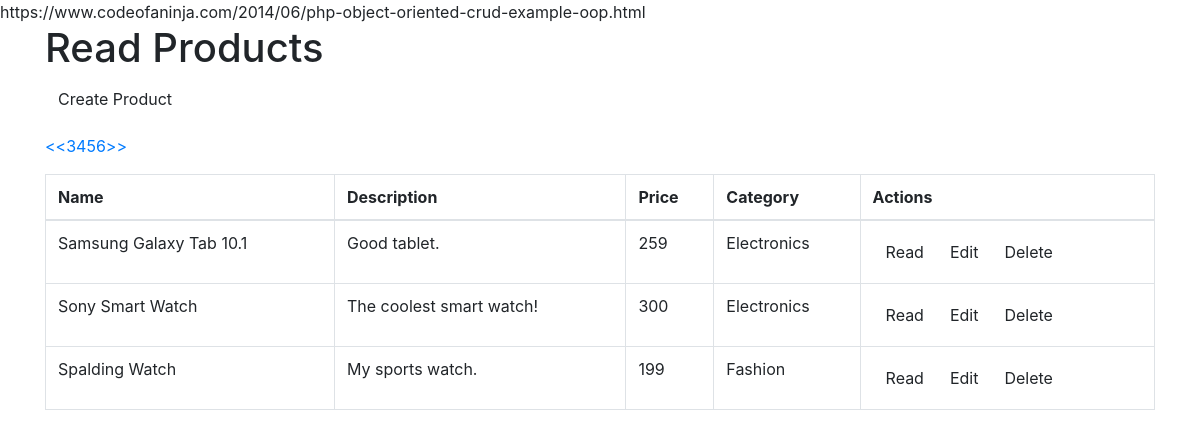
The app's page /index.php?page=5 with its own data.
### tables this page shows
CREATE TABLE IF NOT EXISTS `products` (
  `id` int(11) NOT NULL AUTO_INCREMENT,
  `name` varchar(32) NOT NULL,
  `description` text NOT NULL,
  `price` int(11) NOT NULL,
  `category_id` int(11) NOT NULL,
  `created` datetime NOT NULL,
  `modified` timestamp NOT NULL DEFAULT CURRENT_TIMESTAMP,
  PRIMARY KEY (`id`)
);

CREATE TABLE IF NOT EXISTS `categories` (
  `id` int(11) NOT NULL AUTO_INCREMENT,
  `name` varchar(256) NOT NULL,
  `created` datetime NOT NULL,
  `modified` timestamp NOT NULL DEFAULT CURRENT_TIMESTAMP,
  PRIMARY KEY (`id`)
);

### objects/product.php (called while the page is built, shortened)
<?php
    class Product {
        private $dbconn;
        private $table_name = 'products';
        public function __construct($dbconn){
            $this->dbconn = $dbconn;
        }
        public function readPart($start_offset,$row_num){
            $query = "select id,name,description,price,category_id from ".$this->table_name." order by name asc
                limit $start_offset, $row_num";
            $res = $this->dbconn->query($query);
            return $res;
        }
    }
?>

### objects/category.php (called while the page is built, shortened)
<?php
    class Category {
        private $dbconn;
        private $table_name = 'categories';
        public $id;
        public function __construct($dbconn){
            $this->dbconn = $dbconn;
        }
        public function setID($id)
        {
            $this->id = $id;
            $this->readName();
        }
        private function readName()
        {
            $res = $this->dbconn->query("select name from $this->table_name where id=$this->id");
            $row = $res->fetch_assoc();
            $this->name = $row['name'];
        }
    }
?>

### index.php (the view, shortened to what this page needs)
<?php
    $page = isset($_GET['page'])? $_GET['page']: 1;
    $records_per_page = 3;
    $record_num_start = ($records_per_page*$page) - $records_per_page;
    include_once 'objects/product.php';
    include_once 'objects/category.php';
    $db = new Database();
    $dbconn = $db->getConnection();
    $product = new Product($dbconn);
    $category = new Category($dbconn);
    $the_products = $product->readPart($record_num_start,$records_per_page);
    include_once "header.php";
?>
<div class='right-button-margin'>
    <a href='create_product.php' class='btn btn-default pull-right'>Create Product</a>
</div>
<?php
    include_once "paging.php";
?>
<div>
    <table class="table table-default table-bordered">
        <thead>
            <th>Name</th><th>Description</th><th>Price</th><th>Category</th><th>Actions</th>
        </thead>
        <tbody>
            <?php while($row = $the_products->fetch_assoc()){
                $category->setID($row['category_id']);
                echo '<tr>';
                echo "<td>" . $row['name'] . "</td>";
                echo "<td>" . $row['description'] . "</td>";
                echo "<td>" . $row['price'] . "</td>";
                echo "<td>" . $category->name . "</td>";
                echo '<td>';
                echo "<a href='read_one_product.php?id={$row['id']}' class='btn btn-default btn-md'>Read</a>";
                echo "<a href='update_product.php?id={$row['id']}' class='btn btn-default btn-md'>Edit</a>";
                echo "<a href='delete_product.php?id={$row['id']}' class='btn btn-default btn-md'>Delete</a>";
                echo '</td>';
                echo '</tr>';
            }
            ?>
        </tbody>
    </table>
</div>
<?php
    include_once "footer.php";
?>

### header.php (style rules this page uses)
.right-button-margin { margin: 0 0 1em 0; overflow: hidden; }

### records on screen
products: name "Samsung Galaxy Tab 10.1", description "Good tablet.", price "259", category.name "Electronics"
products: name "Sony Smart Watch", description "The coolest smart watch!", price "300", category.name "Electronics"
products: name "Spalding Watch", description "My sports watch.", price "199", category.name "Fashion"

### other values on screen
$page_title "Read Products"
